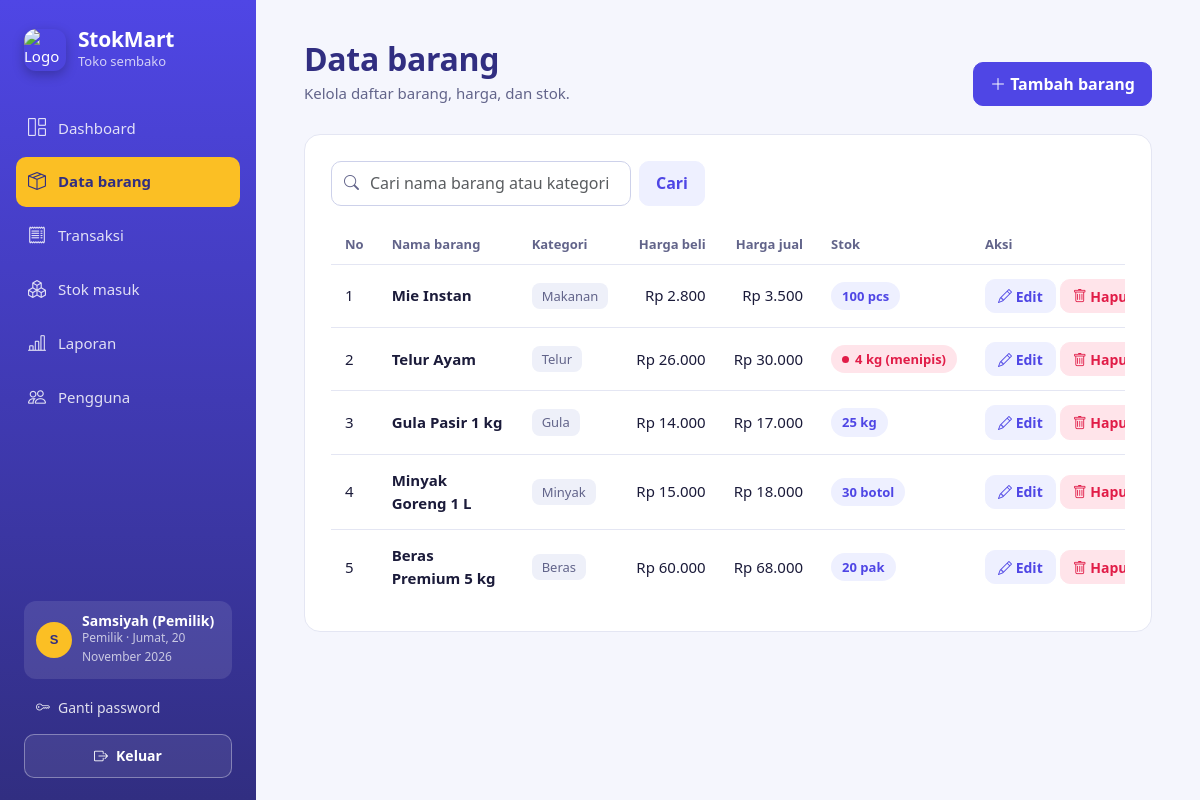
Page /barang.php (signed in) on the committed database.
### tables this page shows
CREATE TABLE `barang` (
  `id_barang` int NOT NULL,
  `nama_barang` varchar(100) DEFAULT NULL,
  `kategori` varchar(50) DEFAULT NULL,
  `harga_beli` int DEFAULT NULL,
  `harga_jual` int DEFAULT NULL,
  `stok` int DEFAULT NULL,
  `satuan` varchar(20) DEFAULT NULL
);

### auth.php (called while the page is built, shortened)
<?php
function e($v){return htmlspecialchars((string)$v,ENT_QUOTES,'UTF-8');}

### barang.php (the view, shortened to what this page needs)
<?php
require_once 'auth.php';
$keyword = trim($_GET['cari'] ?? '');
if ($keyword !== '') {
    $like = '%' . $keyword . '%';
    $st = $koneksi->prepare("SELECT * FROM barang WHERE nama_barang LIKE ? OR kategori LIKE ? ORDER BY id_barang DESC");
    $st->bind_param('ss', $like, $like);
    $st->execute();
    $result = $st->get_result();
} else {
    $result = mysqli_query($koneksi, "SELECT * FROM barang ORDER BY id_barang DESC");
}
$aktif = 'barang';
?>
<!DOCTYPE html>
<html lang="id">
<head>
    <link href="assets/css/bootstrap.min.css" rel="stylesheet">
    <link href="assets/css/bootstrap-icons.min.css" rel="stylesheet">
    <link href="assets/css/fonts.css" rel="stylesheet">
    <link href="style.css" rel="stylesheet">
</head>
<body>
<div class="app">
    <?php include 'sidebar.php'; ?>
    <main class="main">
        <header class="page-head">
            <div>
                <h1>Data barang</h1>
                <p class="page-sub">Kelola daftar barang, harga, dan stok.</p>
            </div>
            <button class="btn btn-pandan" data-bs-toggle="modal" data-bs-target="#modalTambah">
                <i class="bi bi-plus-lg"></i> Tambah barang
            </button>
        </header>
        <section class="panel">
            <div class="panel-head">
                <form method="GET" class="d-flex gap-2 flex-grow-1 flex-sm-grow-0">
                    <div class="search flex-grow-1">
                        <input type="text" name="cari" class="form-control" placeholder="Cari nama barang atau kategori" value="<?= htmlspecialchars($keyword); ?>" aria-label="Cari barang">
                    </div>
                    <button type="submit" class="btn btn-soft">Cari</button>
                </form>
            </div>
            <div class="table-wrap">
                <table class="tbl">
                    <thead>
                        <tr>
                            <th>No</th>
                            <th>Nama barang</th>
                            <th>Kategori</th>
                            <th class="num">Harga beli</th>
                            <th class="num">Harga jual</th>
                            <th>Stok</th>
                            <th>Aksi</th>
                        </tr>
                    </thead>
                    <tbody>
                        <?php $no = 1; while ($row = mysqli_fetch_assoc($result)) { ?>
                        <tr>
                            <td><?= $no++; ?></td>
                            <td class="nama"><?= htmlspecialchars($row['nama_barang']); ?></td>
                            <td><span class="chip"><?= htmlspecialchars($row['kategori']); ?></span></td>
                            <td class="num">Rp <?= number_format($row['harga_beli'], 0, ',', '.'); ?></td>
                            <td class="num">Rp <?= number_format($row['harga_jual'], 0, ',', '.'); ?></td>
                            <td>
                                <?php if ($row['stok'] <= 5): ?>
                                    <span class="pill pill-low"><?= $row['stok']; ?> <?= htmlspecialchars($row['satuan']); ?> (menipis)</span>
                                <?php else: ?>
                                    <span class="pill pill-ok"><?= $row['stok']; ?> <?= htmlspecialchars($row['satuan']); ?></span>
                                <?php endif; ?>
                            </td>
                            <td class="text-nowrap">
                                <a href="edit_barang.php?id=<?= $row['id_barang']; ?>" class="btn btn-sm btn-soft"><i class="bi bi-pencil"></i> Edit</a>
                                <form method="POST" action="hapus_barang.php" class="d-inline" onsubmit="return confirm('Yakin ingin menghapus data ini?')">
                                    <button type="submit" class="btn btn-sm btn-soft-danger"><i class="bi bi-trash"></i> Hapus</button></form>
                            </td>
                        </tr>
                        <?php } ?>
                    </tbody>
                </table>
            </div>
        </section>
    </main>
</div>
</body>
</html>

### sidebar.php (shortened to what this page needs)
<?php
$aktif=$aktif??'';
$hari=['Minggu','Senin','Selasa','Rabu','Kamis','Jumat','Sabtu'];
$bulan=[1=>'Januari','Februari','Maret','April','Mei','Juni','Juli','Agustus','September','Oktober','November','Desember'];
$tgl=$hari[(int)date('w')].', '.date('j').' '.$bulan[(int)date('n')].' '.date('Y');
$menu=['dashboard'=>['index.php','bi-grid-1x2','Dashboard'],'barang'=>['barang.php','bi-box-seam','Data barang'],'transaksi'=>['transaksi.php','bi-receipt','Transaksi'],'stok'=>['stok.php','bi-boxes','Stok masuk'],'laporan'=>['laporan.php','bi-bar-chart-line','Laporan']];
?>
<aside class="sidebar">
<a href="index.php" class="brand"><span class="brand-mark"><img src="assets/img/logo.svg" alt="Logo StokMart"></span><span><span class="brand-name">StokMart</span><span class="brand-sub">Toko sembako</span></span></a>
<nav class="side-nav" aria-label="Menu utama">
<?php foreach($menu as $k=>$m): ?>
<?php if(($_SESSION['role']??'')==='pemilik' || in_array($k,['dashboard','transaksi','stok'],true)): ?>
<a href="<?= e($m[0]); ?>" class="<?= $aktif===$k?'active':''; ?>"><i class="bi <?= e($m[1]); ?>"></i><?= e($m[2]); ?></a>
<?php endif; ?>
<?php endforeach; ?>
<?php if(($_SESSION['role']??'')==='pemilik'): ?><a href="users.php" class="<?= $aktif==='users'?'active':''; ?>"><i class="bi bi-people"></i>Pengguna</a><?php endif; ?>
</nav>
<div class="side-foot">
<div class="side-user"><span class="side-avatar"><?= e(strtoupper(function_exists('mb_substr')?mb_substr($_SESSION['nama']??'P',0,1):substr($_SESSION['nama']??'P',0,1))); ?></span><span><span class="side-user-name d-block"><?= e($_SESSION['nama']??'Pengguna'); ?></span><span class="side-user-role d-block"><?= e(ucfirst($_SESSION['role']??'')); ?> · <?= e($tgl); ?></span></span></div>
<a href="ganti_password.php" class="side-link"><i class="bi bi-key"></i> Ganti password</a>
<button type="button" class="btn-keluar" data-keluar><i class="bi bi-box-arrow-right"></i> Keluar</button>
</div>
</aside>

### rows in the picture
barang: nama_barang "Mie Instan", kategori "Makanan", harga_beli "2.800", harga_jual "3.500", stok "100", satuan "pcs"
barang: nama_barang "Telur Ayam", kategori "Telur", harga_beli "26.000", harga_jual "30.000", stok "4", satuan "kg"
barang: nama_barang "Gula Pasir 1 kg", kategori "Gula", harga_beli "14.000", harga_jual "17.000", stok "25", satuan "kg"
barang: nama_barang "Minyak Goreng 1 L", kategori "Minyak", harga_beli "15.000", harga_jual "18.000", stok "30", satuan "botol"
barang: nama_barang "Beras Premium 5 kg", kategori "Beras", harga_beli "60.000", harga_jual "68.000", stok "20", satuan "pak"

### other values in the picture
$m[2] "Dashboard"
$m[2] "Data barang"
$m[2] "Transaksi"
$m[2] "Stok masuk"
$m[2] "Laporan"
$_SESSION['nama'] "Samsiyah (Pemilik)"
$_SESSION['role'] "Pemilik"
